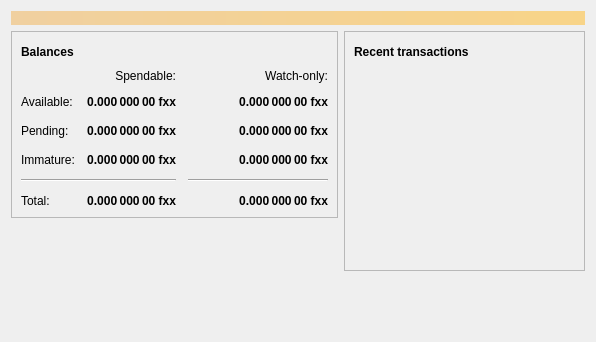
<?xml version="1.0" encoding="UTF-8"?>
<ui version="4.0">
 <class>OverviewPage</class>
 <widget class="QWidget" name="OverviewPage">
  <property name="geometry">
   <rect>
    <x>0</x>
    <y>0</y>
    <width>596</width>
    <height>342</height>
   </rect>
  </property>
  <property name="windowTitle">
   <string>Form</string>
  </property>
  <layout class="QVBoxLayout" name="topLayout">
   <item>
    <widget class="QLabel" name="labelAlerts">
     <property name="visible">
      <bool>false</bool>
     </property>
     <property name="styleSheet">
      <string notr="true">QLabel { background-color: qlineargradient(x1: 0, y1: 0, x2: 1, y2: 0, stop:0 #F0D0A0, stop:1 #F8D488); color:#000000; }</string>
     </property>
     <property name="wordWrap">
      <bool>true</bool>
     </property>
     <property name="margin">
      <number>3</number>
     </property>
     <property name="textInteractionFlags">
      <set>Qt::TextSelectableByMouse</set>
     </property>
    </widget>
   </item>
   <item>
    <layout class="QHBoxLayout" name="horizontalLayout" stretch="1,1">
     <item>
      <layout class="QVBoxLayout" name="verticalLayout_2">
       <item>
        <widget class="QFrame" name="frame">
         <property name="frameShape">
          <enum>QFrame::StyledPanel</enum>
         </property>
         <property name="frameShadow">
          <enum>QFrame::Raised</enum>
         </property>
         <layout class="QVBoxLayout" name="verticalLayout_4">
          <item>
           <layout class="QHBoxLayout" name="horizontalLayout_4">
            <item>
             <widget class="QLabel" name="label_5">
              <property name="font">
               <font>
                <weight>75</weight>
                <bold>true</bold>
               </font>
              </property>
              <property name="text">
               <string>Balances</string>
              </property>
             </widget>
            </item>
            <item>
             <widget class="QPushButton" name="labelWalletStatus">
              <property name="enabled">
               <bool>true</bool>
              </property>
              <property name="maximumSize">
               <size>
                <width>30</width>
                <height>16777215</height>
               </size>
              </property>
              <property name="toolTip">
               <string>The displayed information may be out of date. Your wallet automatically synchronizes with the Fittexxcoin network after a connection is established, but this process has not completed yet.</string>
              </property>
              <property name="text">
               <string/>
              </property>
              <property name="icon">
               <iconset resource="../fittexxcoin.qrc">
                <normaloff>:/icons/warning</normaloff>
                <disabledoff>:/icons/warning</disabledoff>:/icons/warning</iconset>
              </property>
              <property name="iconSize">
               <size>
                <width>24</width>
                <height>24</height>
               </size>
              </property>
              <property name="flat">
               <bool>true</bool>
              </property>
             </widget>
            </item>
            <item>
             <spacer name="horizontalSpacer_3">
              <property name="orientation">
               <enum>Qt::Horizontal</enum>
              </property>
              <property name="sizeHint" stdset="0">
               <size>
                <width>40</width>
                <height>20</height>
               </size>
              </property>
             </spacer>
            </item>
           </layout>
          </item>
          <item>
           <layout class="QGridLayout" name="gridLayout">
            <property name="spacing">
             <number>12</number>
            </property>
            <item row="2" column="2">
             <widget class="QLabel" name="labelWatchPending">
              <property name="font">
               <font>
                <weight>75</weight>
                <bold>true</bold>
               </font>
              </property>
              <property name="cursor">
               <cursorShape>IBeamCursor</cursorShape>
              </property>
              <property name="toolTip">
               <string>Unconfirmed transactions to watch-only addresses</string>
              </property>
              <property name="text">
               <string notr="true">0.000 000 00 fxx</string>
              </property>
              <property name="alignment">
               <set>Qt::AlignRight|Qt::AlignTrailing|Qt::AlignVCenter</set>
              </property>
              <property name="textInteractionFlags">
               <set>Qt::LinksAccessibleByMouse|Qt::TextSelectableByKeyboard|Qt::TextSelectableByMouse</set>
              </property>
             </widget>
            </item>
            <item row="2" column="1">
             <widget class="QLabel" name="labelUnconfirmed">
              <property name="font">
               <font>
                <weight>75</weight>
                <bold>true</bold>
               </font>
              </property>
              <property name="cursor">
               <cursorShape>IBeamCursor</cursorShape>
              </property>
              <property name="toolTip">
               <string>Total of transactions that have yet to be confirmed, and do not yet count toward the spendable balance</string>
              </property>
              <property name="text">
               <string notr="true">0.000 000 00 fxx</string>
              </property>
              <property name="alignment">
               <set>Qt::AlignRight|Qt::AlignTrailing|Qt::AlignVCenter</set>
              </property>
              <property name="textInteractionFlags">
               <set>Qt::LinksAccessibleByMouse|Qt::TextSelectableByKeyboard|Qt::TextSelectableByMouse</set>
              </property>
             </widget>
            </item>
            <item row="3" column="2">
             <widget class="QLabel" name="labelWatchImmature">
              <property name="font">
               <font>
                <weight>75</weight>
                <bold>true</bold>
               </font>
              </property>
              <property name="cursor">
               <cursorShape>IBeamCursor</cursorShape>
              </property>
              <property name="toolTip">
               <string>Mined balance in watch-only addresses that has not yet matured</string>
              </property>
              <property name="text">
               <string notr="true">0.000 000 00 fxx</string>
              </property>
              <property name="alignment">
               <set>Qt::AlignRight|Qt::AlignTrailing|Qt::AlignVCenter</set>
              </property>
              <property name="textInteractionFlags">
               <set>Qt::LinksAccessibleByMouse|Qt::TextSelectableByKeyboard|Qt::TextSelectableByMouse</set>
              </property>
             </widget>
            </item>
            <item row="4" column="0" colspan="2">
             <widget class="Line" name="line">
              <property name="orientation">
               <enum>Qt::Horizontal</enum>
              </property>
             </widget>
            </item>
            <item row="4" column="2">
             <widget class="Line" name="lineWatchBalance">
              <property name="sizePolicy">
               <sizepolicy hsizetype="Preferred" vsizetype="Fixed">
                <horstretch>0</horstretch>
                <verstretch>0</verstretch>
               </sizepolicy>
              </property>
              <property name="minimumSize">
               <size>
                <width>140</width>
                <height>0</height>
               </size>
              </property>
              <property name="orientation">
               <enum>Qt::Horizontal</enum>
              </property>
             </widget>
            </item>
            <item row="5" column="0">
             <widget class="QLabel" name="labelTotalText">
              <property name="text">
               <string>Total:</string>
              </property>
             </widget>
            </item>
            <item row="3" column="1">
             <widget class="QLabel" name="labelImmature">
              <property name="font">
               <font>
                <weight>75</weight>
                <bold>true</bold>
               </font>
              </property>
              <property name="cursor">
               <cursorShape>IBeamCursor</cursorShape>
              </property>
              <property name="toolTip">
               <string>Mined balance that has not yet matured</string>
              </property>
              <property name="text">
               <string notr="true">0.000 000 00 fxx</string>
              </property>
              <property name="alignment">
               <set>Qt::AlignRight|Qt::AlignTrailing|Qt::AlignVCenter</set>
              </property>
              <property name="textInteractionFlags">
               <set>Qt::LinksAccessibleByMouse|Qt::TextSelectableByKeyboard|Qt::TextSelectableByMouse</set>
              </property>
             </widget>
            </item>
            <item row="2" column="3">
             <spacer name="horizontalSpacer_2">
              <property name="orientation">
               <enum>Qt::Horizontal</enum>
              </property>
              <property name="sizeHint" stdset="0">
               <size>
                <width>40</width>
                <height>20</height>
               </size>
              </property>
             </spacer>
            </item>
            <item row="3" column="0">
             <widget class="QLabel" name="labelImmatureText">
              <property name="text">
               <string>Immature:</string>
              </property>
             </widget>
            </item>
            <item row="5" column="1">
             <widget class="QLabel" name="labelTotal">
              <property name="font">
               <font>
                <weight>75</weight>
                <bold>true</bold>
               </font>
              </property>
              <property name="cursor">
               <cursorShape>IBeamCursor</cursorShape>
              </property>
              <property name="toolTip">
               <string>Your current total balance</string>
              </property>
              <property name="text">
               <string notr="true">0.000 000 00 fxx</string>
              </property>
              <property name="alignment">
               <set>Qt::AlignRight|Qt::AlignTrailing|Qt::AlignVCenter</set>
              </property>
              <property name="textInteractionFlags">
               <set>Qt::LinksAccessibleByMouse|Qt::TextSelectableByKeyboard|Qt::TextSelectableByMouse</set>
              </property>
             </widget>
            </item>
            <item row="5" column="2">
             <widget class="QLabel" name="labelWatchTotal">
              <property name="font">
               <font>
                <weight>75</weight>
                <bold>true</bold>
               </font>
              </property>
              <property name="cursor">
               <cursorShape>IBeamCursor</cursorShape>
              </property>
              <property name="toolTip">
               <string>Current total balance in watch-only addresses</string>
              </property>
              <property name="text">
               <string notr="true">0.000 000 00 fxx</string>
              </property>
              <property name="alignment">
               <set>Qt::AlignRight|Qt::AlignTrailing|Qt::AlignVCenter</set>
              </property>
              <property name="textInteractionFlags">
               <set>Qt::LinksAccessibleByMouse|Qt::TextSelectableByKeyboard|Qt::TextSelectableByMouse</set>
              </property>
             </widget>
            </item>
            <item row="0" column="2">
             <widget class="QLabel" name="labelWatchonly">
              <property name="text">
               <string>Watch-only:</string>
              </property>
              <property name="alignment">
               <set>Qt::AlignRight|Qt::AlignTrailing|Qt::AlignVCenter</set>
              </property>
             </widget>
            </item>
            <item row="1" column="0">
             <widget class="QLabel" name="labelBalanceText">
              <property name="text">
               <string>Available:</string>
              </property>
             </widget>
            </item>
            <item row="1" column="1">
             <widget class="QLabel" name="labelBalance">
              <property name="font">
               <font>
                <weight>75</weight>
                <bold>true</bold>
               </font>
              </property>
              <property name="cursor">
               <cursorShape>IBeamCursor</cursorShape>
              </property>
              <property name="toolTip">
               <string>Your current spendable balance</string>
              </property>
              <property name="text">
               <string notr="true">0.000 000 00 fxx</string>
              </property>
              <property name="alignment">
               <set>Qt::AlignRight|Qt::AlignTrailing|Qt::AlignVCenter</set>
              </property>
              <property name="textInteractionFlags">
               <set>Qt::LinksAccessibleByMouse|Qt::TextSelectableByKeyboard|Qt::TextSelectableByMouse</set>
              </property>
             </widget>
            </item>
            <item row="1" column="2">
             <widget class="QLabel" name="labelWatchAvailable">
              <property name="font">
               <font>
                <weight>75</weight>
                <bold>true</bold>
               </font>
              </property>
              <property name="cursor">
               <cursorShape>IBeamCursor</cursorShape>
              </property>
              <property name="toolTip">
               <string>Your current balance in watch-only addresses</string>
              </property>
              <property name="text">
               <string notr="true">0.000 000 00 fxx</string>
              </property>
              <property name="alignment">
               <set>Qt::AlignRight|Qt::AlignTrailing|Qt::AlignVCenter</set>
              </property>
              <property name="textInteractionFlags">
               <set>Qt::LinksAccessibleByMouse|Qt::TextSelectableByKeyboard|Qt::TextSelectableByMouse</set>
              </property>
             </widget>
            </item>
            <item row="2" column="0">
             <widget class="QLabel" name="labelPendingText">
              <property name="text">
               <string>Pending:</string>
              </property>
             </widget>
            </item>
            <item row="0" column="1">
             <widget class="QLabel" name="labelSpendable">
              <property name="text">
               <string>Spendable:</string>
              </property>
              <property name="alignment">
               <set>Qt::AlignRight|Qt::AlignTrailing|Qt::AlignVCenter</set>
              </property>
             </widget>
            </item>
           </layout>
          </item>
         </layout>
        </widget>
       </item>
       <item>
        <spacer name="verticalSpacer">
         <property name="orientation">
          <enum>Qt::Vertical</enum>
         </property>
         <property name="sizeHint" stdset="0">
          <size>
           <width>20</width>
           <height>40</height>
          </size>
         </property>
        </spacer>
       </item>
      </layout>
     </item>
     <item>
      <layout class="QVBoxLayout" name="verticalLayout_3">
       <item>
        <widget class="QFrame" name="frame_2">
         <property name="frameShape">
          <enum>QFrame::StyledPanel</enum>
         </property>
         <property name="frameShadow">
          <enum>QFrame::Raised</enum>
         </property>
         <layout class="QVBoxLayout" name="verticalLayout">
          <item>
           <layout class="QHBoxLayout" name="horizontalLayout_2">
            <item>
             <widget class="QLabel" name="label_4">
              <property name="font">
               <font>
                <weight>75</weight>
                <bold>true</bold>
               </font>
              </property>
              <property name="text">
               <string>Recent transactions</string>
              </property>
             </widget>
            </item>
            <item>
             <widget class="QPushButton" name="labelTransactionsStatus">
              <property name="enabled">
               <bool>true</bool>
              </property>
              <property name="maximumSize">
               <size>
                <width>30</width>
                <height>16777215</height>
               </size>
              </property>
              <property name="toolTip">
               <string>The displayed information may be out of date. Your wallet automatically synchronizes with the Fittexxcoin network after a connection is established, but this process has not completed yet.</string>
              </property>
              <property name="text">
               <string/>
              </property>
              <property name="icon">
               <iconset resource="../fittexxcoin.qrc">
                <normaloff>:/icons/warning</normaloff>
                <disabledoff>:/icons/warning</disabledoff>:/icons/warning</iconset>
              </property>
              <property name="iconSize">
               <size>
                <width>24</width>
                <height>24</height>
               </size>
              </property>
              <property name="flat">
               <bool>true</bool>
              </property>
             </widget>
            </item>
            <item>
             <spacer name="horizontalSpacer">
              <property name="orientation">
               <enum>Qt::Horizontal</enum>
              </property>
              <property name="sizeHint" stdset="0">
               <size>
                <width>40</width>
                <height>20</height>
               </size>
              </property>
             </spacer>
            </item>
           </layout>
          </item>
          <item>
           <widget class="QListView" name="listTransactions">
            <property name="styleSheet">
             <string notr="true">QListView { background: transparent; }</string>
            </property>
            <property name="frameShape">
             <enum>QFrame::NoFrame</enum>
            </property>
            <property name="verticalScrollBarPolicy">
             <enum>Qt::ScrollBarAlwaysOff</enum>
            </property>
            <property name="horizontalScrollBarPolicy">
             <enum>Qt::ScrollBarAlwaysOff</enum>
            </property>
            <property name="selectionMode">
             <enum>QAbstractItemView::NoSelection</enum>
            </property>
           </widget>
          </item>
         </layout>
        </widget>
       </item>
       <item>
        <spacer name="verticalSpacer_2">
         <property name="orientation">
          <enum>Qt::Vertical</enum>
         </property>
         <property name="sizeHint" stdset="0">
          <size>
           <width>20</width>
           <height>40</height>
          </size>
         </property>
        </spacer>
       </item>
      </layout>
     </item>
    </layout>
   </item>
  </layout>
 </widget>
 <resources/>
 <connections/>
</ui>
